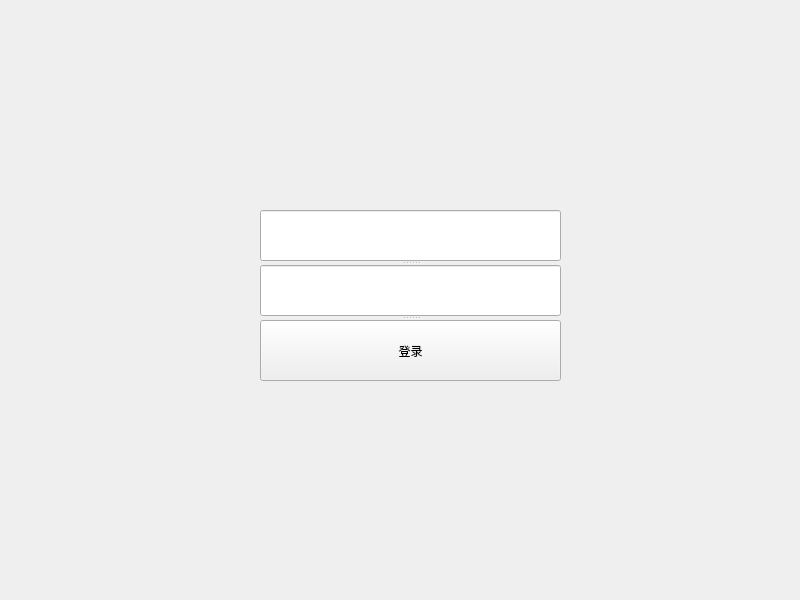
<?xml version="1.0" encoding="UTF-8"?>
<ui version="4.0">
 <class>LoginView</class>
 <widget class="QWidget" name="LoginView">
  <property name="geometry">
   <rect>
    <x>0</x>
    <y>0</y>
    <width>800</width>
    <height>600</height>
   </rect>
  </property>
  <property name="windowTitle">
   <string>Form</string>
  </property>
  <widget class="QSplitter" name="splitter">
   <property name="geometry">
    <rect>
     <x>260</x>
     <y>210</y>
     <width>301</width>
     <height>171</height>
    </rect>
   </property>
   <property name="orientation">
    <enum>Qt::Vertical</enum>
   </property>
   <widget class="QLineEdit" name="username_lineEdit"/>
   <widget class="QLineEdit" name="password_lineEdit"/>
   <widget class="QPushButton" name="login_pushButton">
    <property name="text">
     <string>登录</string>
    </property>
   </widget>
  </widget>
 </widget>
 <resources/>
 <connections/>
</ui>
